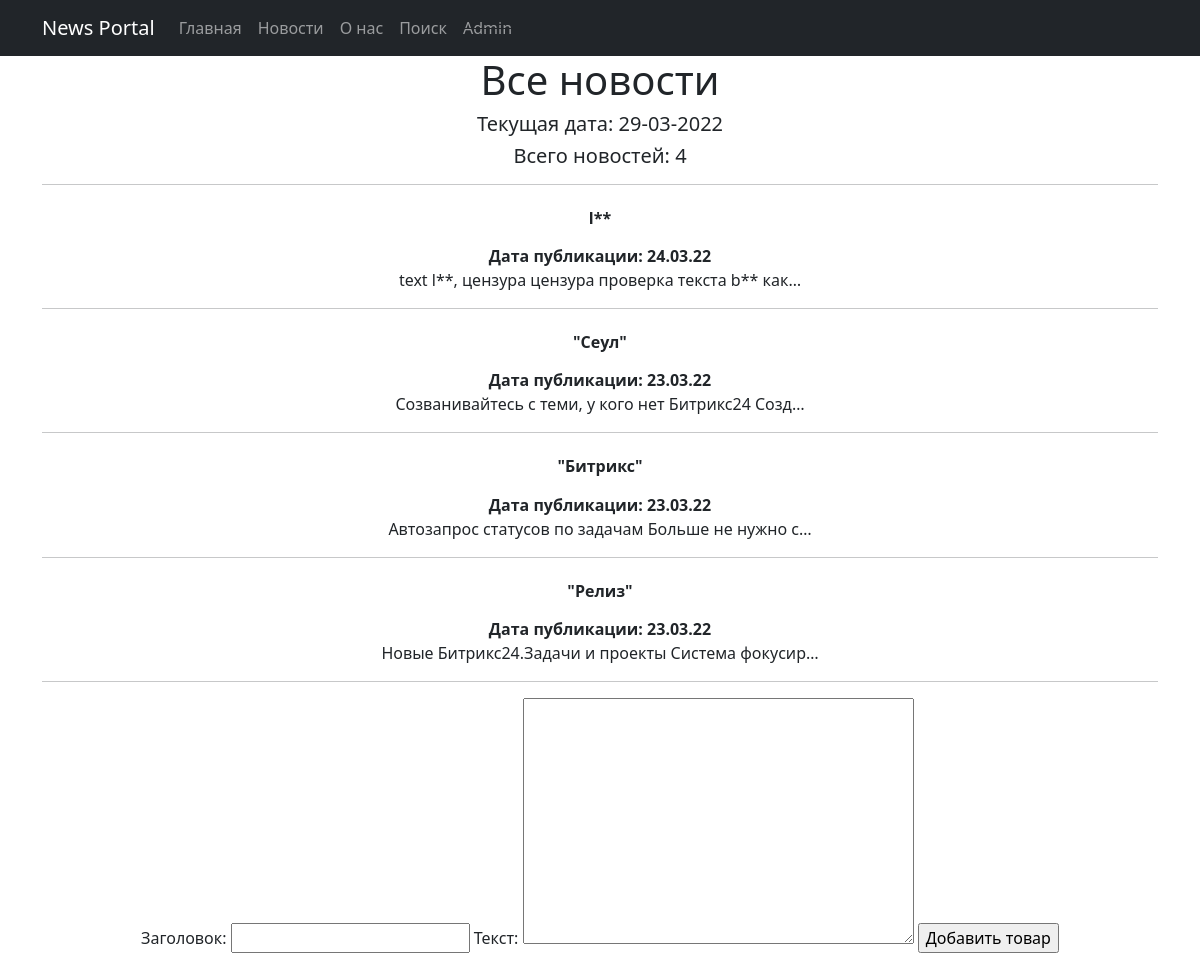
Before: /news/ with the older database file.
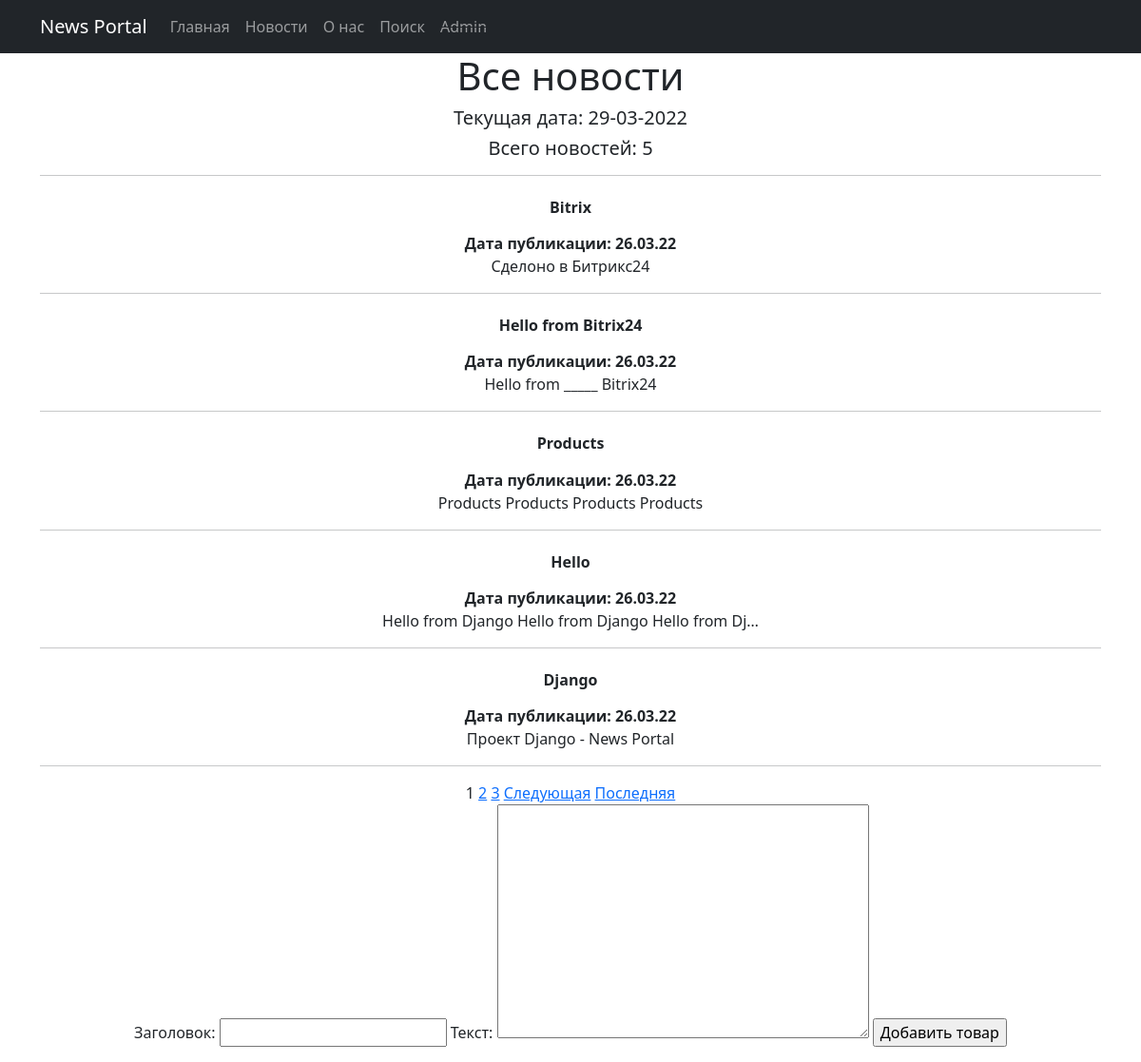
After: the same page with the newer database file.
### NewsPortalApp/models.py (models this page shows, shortened)
class Post(models.Model):
    author_connect = models.ForeignKey(Author, on_delete=models.CASCADE)
    NEWS = 'NW'
    ARTICLE = 'AR'
    CATEGORY_CHOISES = (
        (NEWS, 'Новость'),
        (ARTICLE, 'Статья')
    )
    category_type = models.CharField(max_length=2, choices=CATEGORY_CHOISES, default=ARTICLE)
    date_create = models.DateTimeField(auto_now_add=True, verbose_name='Дата публикации')
    post_category = models.ManyToManyField(Category, through='PostCategory')
    title = models.CharField(max_length=128, verbose_name='Заголовок')
    text = models.TextField(verbose_name='Текст')
    rating = models.SmallIntegerField(default=0)
    class Meta:
        verbose_name = 'Публикация'
        verbose_name_plural = 'Публикации'

### NewsPortalApp/views.py (the view, shortened to what this page needs)
# urls.py: path('', PostList.as_view()),
class PostList(ListView):
    model = Post  # указываем модель, объекты которой мы будем выводить
    template_name = 'posts.html'  # указываем имя шаблона, в котором будет лежать HTML, в котором будут все
    context_object_name = 'posts'  # это имя списка, в котором будут лежать все объекты, его надо указать,
    queryset = Post.objects.order_by('-id')
    paginate_by = 5
    comments = Comment.objects.all()
    form_class = PostForm  # добавляем форм класс, чтобы получать доступ к форме через метод POST
    def get_context_data(self, **kwargs):
        context = super().get_context_data(**kwargs)
        context['time_now'] = datetime.utcnow()  # добавим переменную текущей даты time_now
        context['form'] = PostForm()
        return context

### NewsPortalApp/forms.py
class PostForm(ModelForm):
    class Meta:
        model = Post
        fields = ['title', 'text']

### NewsPortalApp/templatetags/customfilters.py (called while the page is built)
@register.filter(name='censor')
def censor(text):
    replace_values = {'lol': 'l**', 'bot': 'b**'}
    for i, j in replace_values.items():
        text = text.replace(i, j)
    return text

### templates/posts.html (shortened to what this page needs)
{% extends 'flatpages/default.html' %}
{% load customfilters %}
{% block content %}
    <h1>Все новости</h1>
    <h5>Текущая дата: {{ time_now|date:'d-m-Y' }}</h5>
    <h5>Всего новостей: {{ posts|length }}</h5><hr>
    {% for post in posts %}
        <h6><b><a style="color: #212529" class="nav-link" href="/news/{{ post.id }}">{{ post.title|censor }}</a></b></h6>
        <b>Дата публикации: {{ post.date_create|date:'d.m.y' }}</b>
        <br>{{ post.text|truncatechars:50|censor }}
        <hr>
    {% endfor %}
    {% if is_paginated %}
    {% for num in page_obj.paginator.page_range %}
        {% if page_obj.number == num %}
            <a>{{ num }}</a>
        {% elif num > page_obj.number|add:'-3' and num < page_obj.number|add:'3' %}
            <a href="?page={{ num }}">{{ num }}</a>
        {% endif %}
    {% endfor %}
    {% if page_obj.has_next %}
        <a href="?page={{ page_obj.next_page_number }}">Следующая</a>
        <a href="?page={{ page_obj.paginator.num_pages }}">Последняя</a>
    {% endif %}
    {% endif %}
    <form method="POST">
        {{ form }}
        <input type="submit" value="Добавить товар">
    </form>
{% endblock content %}

### templates/flatpages/default.html (shortened to what this page needs)
<!DOCTYPE html>
<html lang="en">
    <head>
        {% load static %}
        <link href="{% static 'css/styles.css' %}" rel="stylesheet" />
    </head>
    <body>
        <nav class="navbar navbar-expand-lg navbar-dark bg-dark static-top">
           <div class="container">
               <a class="navbar-brand" href="/home/">News Portal</a>
               <div class="collapse navbar-collapse" id="navbarResponsive">
                   <ul class="navbar-nav ml-auto">
                       <li class="nav-item active">
                           <a class="nav-link" href="/home/">Главная</a>
                       </li>
                       <li class="nav-item">
                           <a class="nav-link" href="/news/">Новости</a>
                       </li>
                       <li class="nav-item">
                           <a class="nav-link" href="/about/">О нас</a>
                       </li>
                       <li class="nav-item">
                        <a class="nav-link" href="/news/search/">Поиск</a>
                       </li>
                       <li class="nav-item">
                        <s><a class="nav-link" href="/admin/">Admin</a></s>
                    </li>
                   </ul>
               </div>
           </div>
        </nav>
        <div class="container">
            <div class="row">
                <div class="col-lg-12 text-center">
                    {% block content %}
                    {% endblock content %}
                </div>
            </div>
        </div>
    </body>
</html>

Changed rows visible on the page:
no longer on this page (row unchanged): Post: title|censor "l**", date_create "24.03.22", text|censor "text l**, цензура цензура проверка текста b** как…"
no longer on this page (row unchanged): Post: title|censor "\"Сеул\"", date_create "23.03.22", text|censor "Созванивайтесь с теми, у кого нет Битрикс24 Созд…"
no longer on this page (row unchanged): Post: title|censor "\"Битрикс\"", date_create "23.03.22", text|censor "Автозапрос статусов по задачам Больше не нужно с…"
no longer on this page (row unchanged): Post: title|censor "\"Релиз\"", date_create "23.03.22", text|censor "Новые Битрикс24.Задачи и проекты Система фокусир…"
added Post: title|censor "Bitrix", date_create "26.03.22", text|censor "Сделоно в Битрикс24"
added Post: title|censor "Hello from Bitrix24", date_create "26.03.22", text|censor "Hello from _____ Bitrix24"
added Post: title|censor "Products", date_create "26.03.22", text|censor "Products Products Products Products"
added Post: title|censor "Hello", date_create "26.03.22", text|censor "Hello from Django Hello from Django Hello from Dj…"
added Post: title|censor "Django", date_create "26.03.22", text|censor "Проект Django - News Portal"
Other visible differences:
{{ posts|length }}: "4" → "5"
new list line: "1"
new list line: "2"
new list line: "3"
text now shown: "Следующая Последняя"
